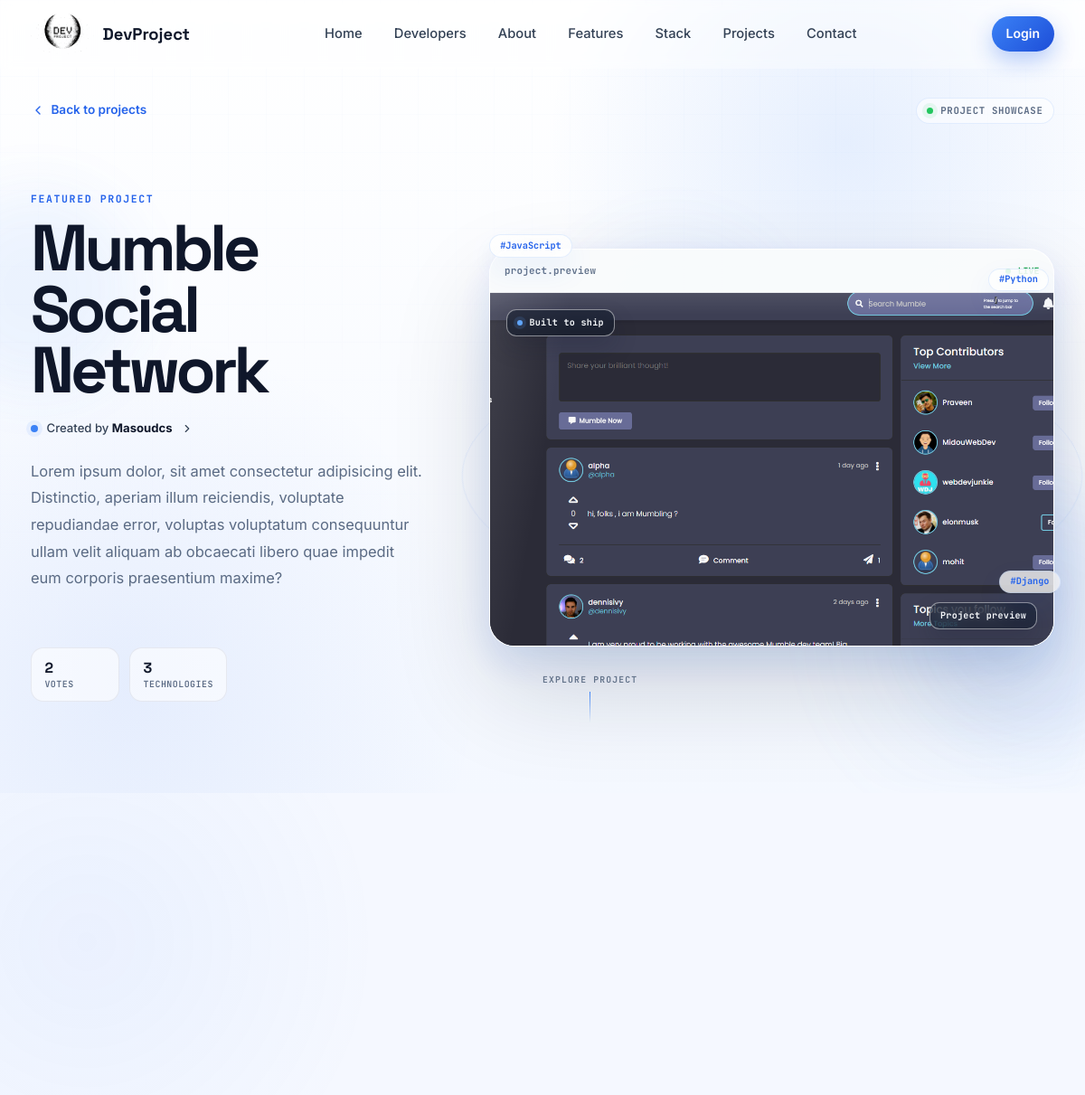
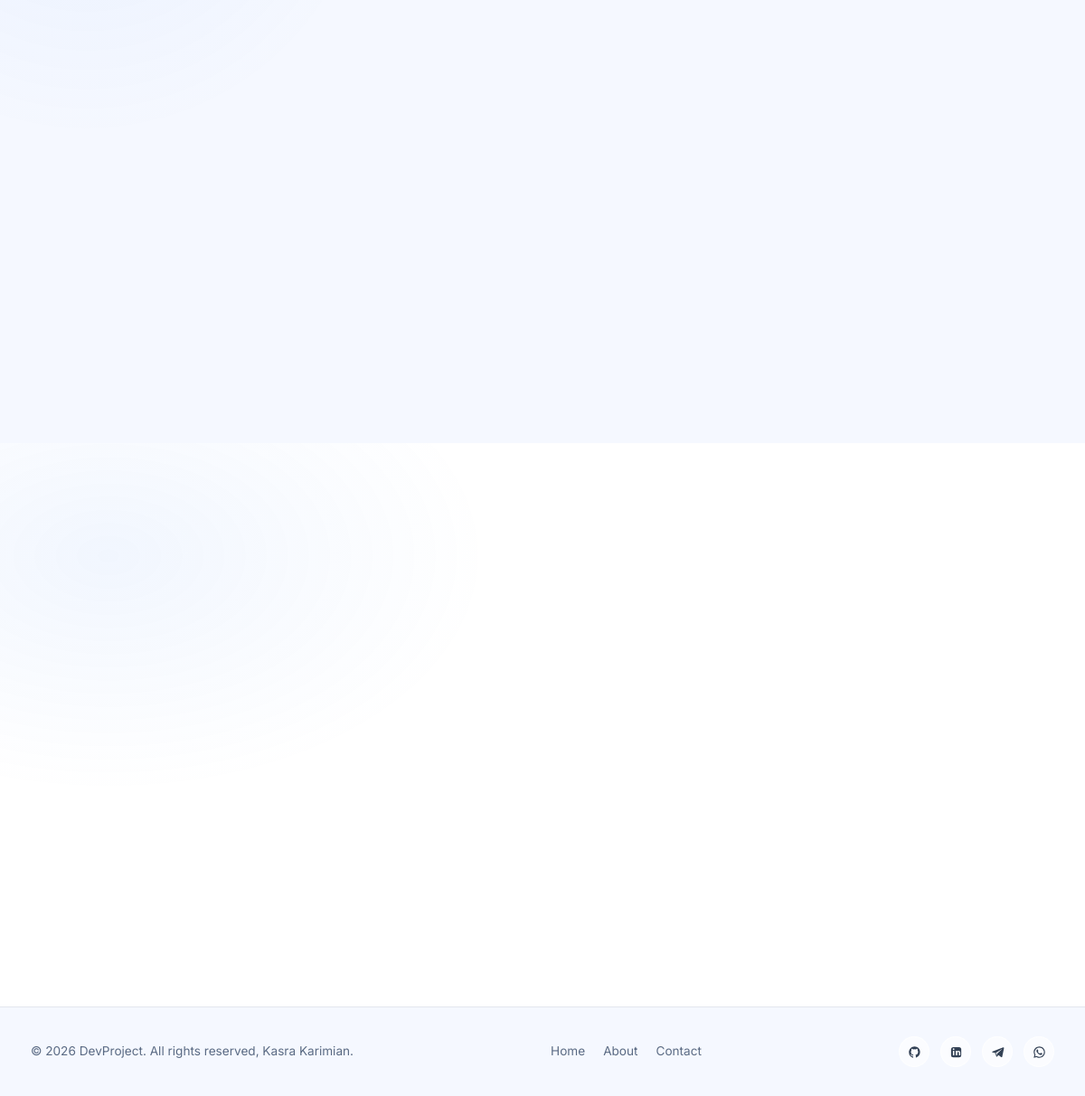
Page /projects/project/64ce6f29-b9a5-4c19-a4ef-508946ac14fe/ on the committed database (2 pictures, top to bottom).
### projects/models.py (models this page shows, shortened)
class Project(models.Model):
    owner = models.ForeignKey(profile, null=True, blank=True, on_delete = models.SET_NULL)
    title = models.CharField (max_length=200)
    description = models.TextField (null=True, blank=True) #null is for db and blank is for usert to be empty
    demo_link = models.TextField (max_length=2000, null=True, blank=True)
    featured_image = models.ImageField(blank=True, null=True, default='default.jpg') # add image if its not uploaded shows default image
    tags = models.ManyToManyField (tag, blank=True)   # many to many relationship with tag
    vote_total = models.IntegerField (default= 0, null=True, blank=True)
    vote_ratio = models.IntegerField (default= 0, null=True, blank=True)
    source_link = models.TextField (max_length=2000, null=True, blank=True)
    created = models.DateTimeField (auto_now_add=True)
    id = models.UUIDField (default=uuid.uuid4, unique=True, primary_key=True, editable=False)

class tag (models.Model):
    name = models.CharField(max_length=200)
    created = models.DateTimeField(auto_now_add=True)
    id = models.UUIDField(default=uuid.uuid4, unique=True, primary_key=True, editable=False)
    def __str__(self):
        return self.name

### users/models.py (models this page shows)
class profile(models.Model):
    user = models.OneToOneField(User, on_delete=models.CASCADE, null=True, blank=True) # cascade means anytime user deleted profile will deletes too.
    name = models.CharField(max_length=200, null=True, blank=True)
    location = models.CharField(max_length=200, null=True, blank=True)
    username = models.CharField(max_length=200, null=True, blank=True)
    email = models.EmailField(max_length=200, null=True, blank=True)
    short_intro = models.CharField(max_length=200, null=True, blank=True)
    bio = models.TextField(null=True, blank=True)
    profile_image = models.ImageField(null=True, blank=True, upload_to='profiles/', default='profiles/default_profile.jpg')
    social_github = models.CharField(max_length=200, null=True, blank=True)
    social_linkedin = models.CharField(max_length=200, null=True, blank=True)
    social_telegram = models.CharField(max_length=200, null=True, blank=True)
    social_whatsapp = models.CharField(max_length=200, null=True, blank=True)
    social_youtube = models.CharField(max_length=200, null=True, blank=True)
    social_website = models.CharField(max_length=200, null=True, blank=True)
    created = models.DateTimeField(auto_now_add=True)
    id = models.UUIDField(default=uuid.uuid4, unique=True, primary_key=True, editable=False)
    def __str__(self):
        return str(self.username)

### projects/views.py (the view, shortened to what this page needs)
# urls.py: path('project/<str:pk>/',views.project, name="project"), #string named pk
def project(request, pk):
    projectObj = get_object_or_404(Project, id=pk)
    tags = projectObj.tags.all()
    reviews = projectObj.reviews.all().order_by('-created')
    user_review = None
    if request.user.is_authenticated:
        user_review = reviews.filter(owner=request.user.profile).first()
    form = ReviewForm()
    context = {
        'projectlist': projectObj,
        'tags': tags,
        'reviews': reviews,
        'user_review': user_review,
        'form': form,
    }
    return render(request, 'projects/single-project.html', context)

### projects/templates/projects/single-project.html (shortened to what this page needs)
{% extends 'main.html' %}
{% block content %}
<section class="project-cinema" data-project-cinema>
  <div class="project-cinema__glow project-cinema__glow--one"></div>
  <div class="section-inner">
    <div class="project-cinema__topbar">
      <a href="{% url 'projects' %}" class="back-link project-cinema__back">
        <svg viewBox="0 0 24 24" aria-hidden="true">
          <path d="M15 6 9 12l6 6" />
        </svg>
        Back to projects
      </a>
      <span class="project-cinema__status">
        <span class="project-cinema__status-dot"></span>
        Project showcase
      </span>
    </div>
    <div class="project-cinema__layout">
      <div class="project-cinema__copy">
        <p class="project-cinema__eyebrow">Featured project</p>
        <h1 class="project-cinema__title">
          {{ projectlist.title }}
        </h1>
        {% if projectlist.owner %}
        <a href="{% url 'userProfile' projectlist.owner.id %}" class="project-cinema__owner">
          <span class="project-cinema__owner-dot"></span>
          <span>Created by <strong>{{ projectlist.owner }}</strong></span>
          <svg viewBox="0 0 24 24" aria-hidden="true">
            <path d="m9 18 6-6-6-6" />
          </svg>
        </a>
        {% endif %}
        <p class="project-cinema__description">
          {{ projectlist.description|truncatewords:42 }}
        </p>
        <div class="project-cinema__stats">
          <div class="project-cinema__stat">
            <span class="project-cinema__stat-value">{{ projectlist.vote_total|default:0 }}</span>
            <span class="project-cinema__stat-label">Votes</span>
          </div>
          <div class="project-cinema__stat">
            <span class="project-cinema__stat-value">{{ tags|length }}</span>
            <span class="project-cinema__stat-label">Technologies</span>
          </div>
        </div>
      </div>
      <div class="project-cinema__stage" data-project-tilt>
        <div class="project-cinema__frame">
          <div class="project-cinema__frame-bar">
            <span class="project-cinema__frame-title">project.preview</span>
            <span class="project-cinema__frame-live">
              <span></span>
              live
            </span>
          </div>
          <div class="project-cinema__image-wrap">
            {% if projectlist.featured_image %}
            <img
              src="{{ projectlist.featured_image.url }}"
              alt="{{ projectlist.title }} preview"
              class="project-cinema__image"
            />
            {% else %}
            <img
              src="https://placehold.co/1200x760/0F172A/EFF6FF?text={{ projectlist.title|urlencode }}"
              alt="Preview for {{ projectlist.title }}"
              class="project-cinema__image"
            />
            {% endif %}
            <div class="project-cinema__badge project-cinema__badge--top">
              <span class="project-cinema__badge-dot"></span>
              Built to ship
            </div>
            <div class="project-cinema__badge project-cinema__badge--bottom">
              {% if projectlist.created_at %}
              {{ projectlist.created_at|date:"F j, Y" }}
              {% else %}
              Project preview
              {% endif %}
            </div>
          </div>
        </div>
        {% if tags %}
        <div class="project-cinema__tag-cloud">
          {% for tag in tags|slice:":6" %}
          <a href="{% url 'projects' %}?tag={{ tag }}" class="project-cinema__tag">
            #{{ tag }}
          </a>
          {% endfor %}
        </div>
        {% endif %}
      </div>
    </div>
    <div class="project-cinema__scroll">
      <span>Explore project</span>
    </div>
  </div>
</section>
<section class="section project-story" id="project-details">
  <div class="section-inner">
    <div class="project-story__layout">
      <div class="project-story__main">
      </div>
      <aside class="project-story__aside">
      </aside>
    </div>
  </div>
</section>
<section class="section project-reviews" id="project-reviews">
  <div class="section-inner">
    <div class="project-reviews__layout">
      <div class="project-reviews__list-wrap">
        <div class="section__head">
        </div>
        {% if reviews %}
        <div class="project-reviews__list">
        </div>
        {% else %}
        <p class="project-reviews__empty glass reveal">
          No reviews yet — be the first to share your thoughts.
        </p>
        {% endif %}
      </div>
      <div class="project-reviews__form-wrap">
      </div>
    </div>
  </div>
</section>
{% endblock content %}

### rows in the picture
Project: title "Mumble Social Network", owner "Masoudcs", description "Lorem ipsum dolor, sit amet consectetur adipisicing elit. Distinctio, aperiam illum reiciendis, voluptate repudiandae error, voluptas voluptatum consequuntur ullam velit aliquam ab obcaecati libero quae impedit eum corporis praesentium maxime?", vote_total "2", featured_image (picture)
tag: name "JavaScript"
tag: name "Python"
tag: name "Django"

### other values in the picture
{{ tags|length }} "3"
